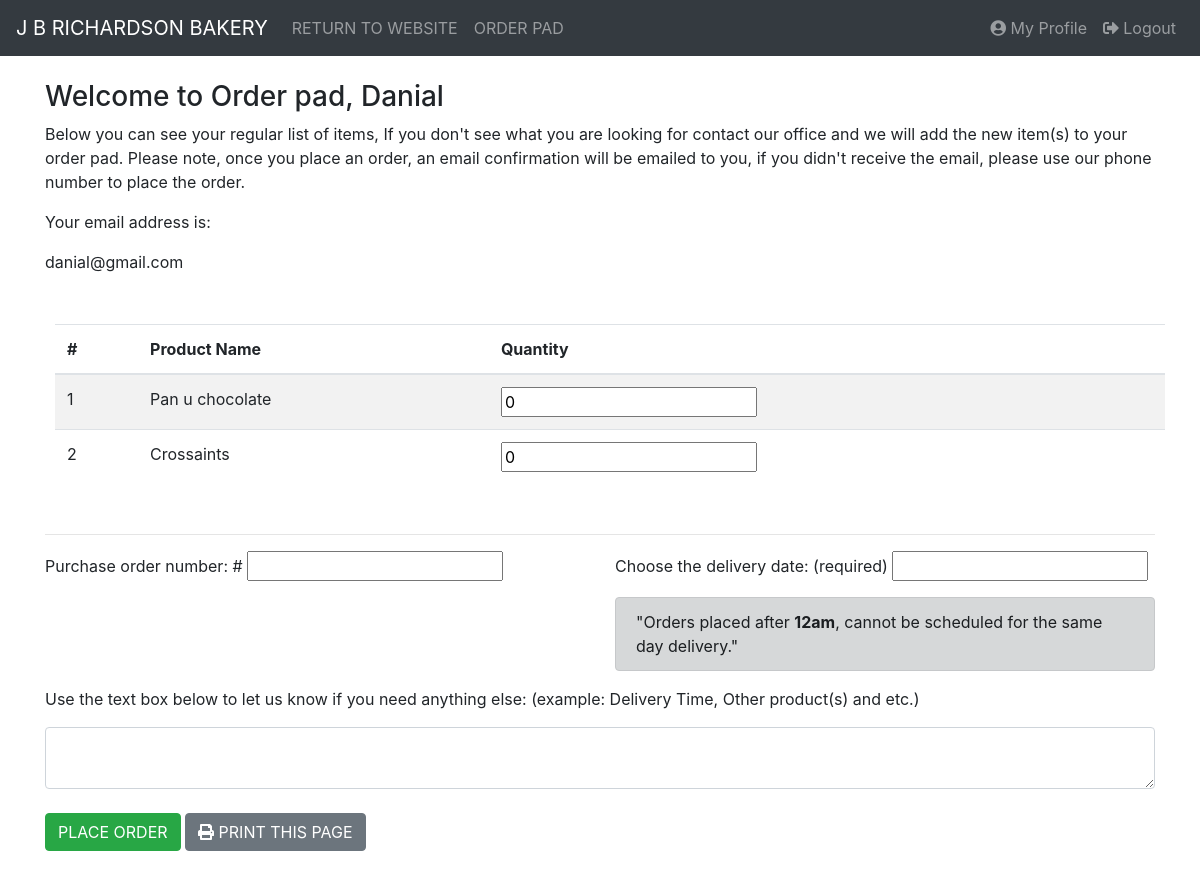
Before: /accounts/order/ (signed in) with the older database file.
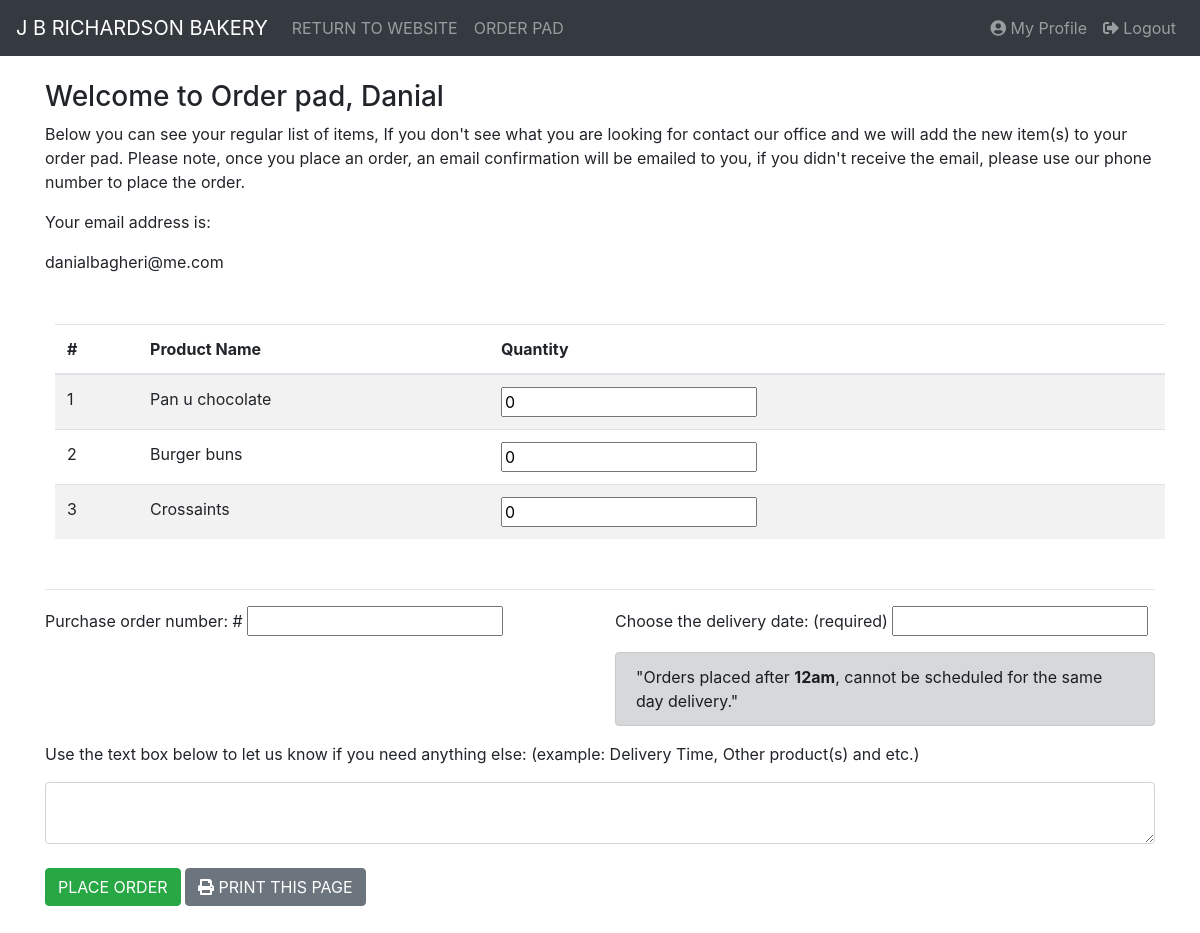
After: the same page with the newer database file.
### web/models.py (models this page shows, shortened)
class CustomerProfile(models.Model):
    customer = models.ForeignKey(User, on_delete=models.CASCADE)
    customer_name = models.CharField(max_length=200, default='', blank=True)
    email_address = models.EmailField(max_length=500, default='', blank=True)
    phone = models.BigIntegerField(default=0, blank=True)
    addressline1 = models.CharField(max_length=200, default='', blank=True)
    addressline2 = models.CharField(max_length=200, default='', blank=True)
    postcode = models.CharField(max_length=10, default='', blank=True)
    account_created_date = models.DateTimeField(auto_now_add=True, blank=True)
    products = models.ManyToManyField('Product', default='', blank=True)

class Product(models.Model):
    item_code = models.PositiveIntegerField(default=1)
    group_categories = models.ManyToManyField(Category, default='')
    product_name = models.CharField(max_length=200, default='')
    price = models.FloatField(
        default=1.0,
        blank=True,
    )
    sale_price = models.FloatField(default=None, null=True, blank=True)
    active = models.BooleanField(default=True)
    allergen = models.CharField(max_length=900, default='None', blank=True)
    weight = models.FloatField(default=1.0, blank=True)
    product_details = models.TextField(blank=True)
    ingredients = models.CharField(max_length=900, default='', blank=True)
    unique_product = models.BooleanField(default=False)
    class Meta:
        ordering = ['item_code']

### web/views.py (the view, shortened to what this page needs)
# urls.py: url(r'^accounts/order/$', order, name='order'),
@csrf_exempt
@login_required(login_url='/accounts/login/')
def order(request):
    if request.method == 'GET':
        user = request.user
        customer = CustomerProfile.objects.filter(customer=user)
        for i in customer:
            products = i.products.all()
        queryset = {'products': products, 'user': user, 'customer': customer}
        return render(request, 'order.html', queryset)

### templates/order.html (shortened to what this page needs)
{% extends "base.html" %} {% load static %} {% block customstatic %}
<link
  rel="stylesheet"
  href="//code.jquery.com/ui/1.12.1/themes/base/jquery-ui.css"
/>
{% endblock %} {% block content %}
<div class="container">
  <h3>Welcome to Order pad, {{ user.first_name }}</h3>
  <p>
    Below you can see your regular list of items, If you don't see what you are
    looking for contact our office and we will add the new item(s) to your order
    pad. Please note, once you place an order, an email confirmation will be
    emailed to you, if you didn't receive the email, please use our phone number
    to place the order.
  </p>
  {% for i in customer %}
  <p>Your email address is:</p>
  <p id="email">{{ i.email_address }}</p>
  {% endfor %} <br />
  <table
    id="example"
    class="display table table-striped"
    style="width:100%; margin:10px; padding: 20px;"
  >
    <thead class="thead-default">
      <tr>
        <th>#</th>
        <th>Product Name</th>
        <th>Quantity</th>
      </tr>
    </thead>
    <tbody>
      {% for p in products %}
      <tr class="items">
        <td>{{ forloop.counter }}</td>
        <td class="productName">{{ p.product_name }}</td>
        <td>
          <input class="productQuantity" type="text" id="pquantity" value="0" />
        </td>
        {% endfor %}
      </tr>
    </tbody>
  </table>
  <br />
  <hr />
  <div class="row">
    <div class="col-6">
      <p>Purchase order number: # <input type="text" id="orderNumber" /></p>
    </div>
    <div class="col-6">
      <p>
        Choose the delivery date: (required)
        <input type="text" id="datepicker" required />
      </p>
      <div id="notification" class="alert alert-dark" role="alert">
        "Orders placed after <strong>12am</strong>, cannot be scheduled for the
        same day delivery."
      </div>
    </div>
  </div>
  <p>
    Use the text box below to let us know if you need anything else: (example:
    Delivery Time, Other product(s) and etc.)
  </p>
  <textarea class="form-control" id="info"></textarea> <br />
  <button
    onClick="submitOrder()"
    id="placeOrder"
    type="button"
    class="btn btn-success"
  >
    PLACE ORDER
  </button>
  <button type="button" onClick="printThispage()" class="btn btn-secondary">
    <i class="fas fa-print"></i> PRINT THIS PAGE
  </button>
  <br />
</div>
<br />
<br />
<br />
{% endblock %}

### templates/base.html (shortened to what this page needs)
{% load staticfiles %}
<!DOCTYPE html>
<html>
  <head>
    <link
      rel="stylesheet"
      href="https://maxcdn.bootstrapcdn.com/bootstrap/4.0.0-beta/css/bootstrap.min.css"
    />
    <link
      href="https://maxcdn.bootstrapcdn.com/font-awesome/4.7.0/css/font-awesome.min.css"
      rel="stylesheet"
      type="text/css"
    />
    <link
      rel="stylesheet"
      href="https://use.fontawesome.com/releases/v5.1.0/css/all.css"
    />
    <link rel="stylesheet" href="{% static "styles/main.css" %}">
    {% block customstatic %}{% endblock %}
  </head>
  <body>
    <nav class="navbar sticky-top navbar-expand-sm bg-dark navbar-dark">
      <a class="navbar-brand" href="#">J B RICHARDSON BAKERY</a>
      <ul class="navbar-nav mr-auto">
        <li class="nav-item">
          <a class="nav-link" href="http://jbrichardson.co.uk"
            >RETURN TO WEBSITE</a
          >
        </li>
        <li class="nav-item">
          <a class="nav-link" href="{% url 'order' %}">ORDER PAD</a>
        </li>
      </ul>
      <ul class="navbar-nav ml-auto">
        <li class="nav-item">
          <a class="nav-link" href="{% url 'profile' %}"
            ><i class="fas fa-user-circle"></i> My Profile</a
          >
        </li>
        <li class="nav-item">
          {% if user.is_authenticated %}
          <a class="nav-link" href="{% url 'logout' %}"
            ><i class="fas fa-sign-out-alt"></i> Logout</a
          >
          {% else %}
          <a class="nav-link" href="{% url 'login' %}"
            ><i class="fas fa-sign-out-alt"></i> Login</a
          >
          {% endif %}
        </li>
      </ul>
    </nav>
    <div class="wrapcontent">
      <br />
      {% block content %}{% endblock %}
    </div>
  </body>
</html>

Changed rows visible on the page:
changed CustomerProfile: email_address "danial@gmail.com" → "danialbagheri@me.com"
added Product: product_name "Burger buns"
